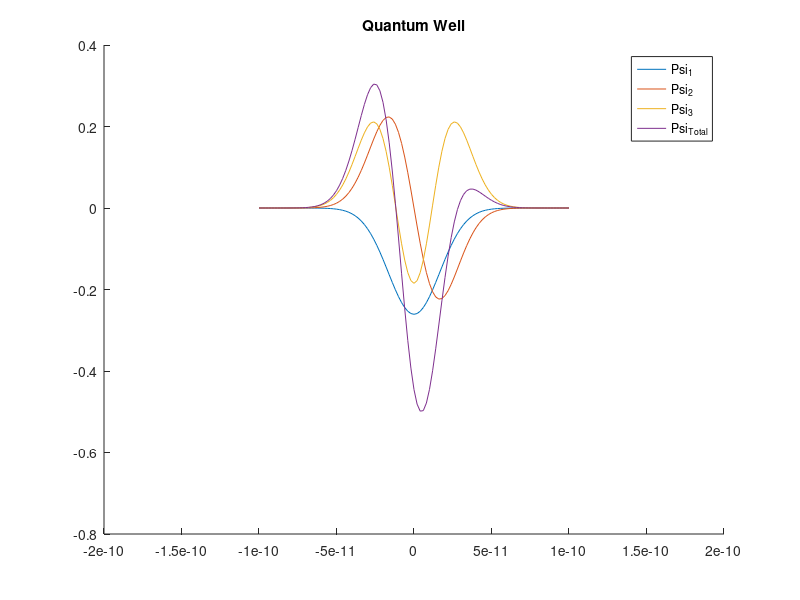

This chart was generated by the following MATLAB code:
function Quantum_well


% parameters as above
V0= 50;
a=1.e-11; % m
hbar=197*1e-9; % hbar-c
m=0.511*1e6; % eV/c2
xStart = -10*a;
xEnd = 10*a;
% x coordinate -- discretize

N = 100;
d = 20*a/N;
x = -10*a:d:10*a;  % x runs -10a to 10a in 100 steps

% Potential

% FILL IN for:
% Vpot = 0; % a) square well 20a wide
Vpot = V0*(x.^2/a^2);% b) quantum well above

% Input matrix H:
D0 = -2.0*ones(1,N+1);
D1 = ones(1,N);
H =   -(hbar^2)/(2*m*d^2)*( diag(D0) + diag(D1,+1) + diag(D1, -1) );

H = H + diag(Vpot);

% Get the eigen values
[V,D] = eig(H);

% Display the top 5 eigen values (energy levels)
A = diag(D);
disp(A(1:5))
B = V(:,1) + V(:,2) + V(:,3); %Total eigenstate
% plot the top 3 eigenvectors as wave functions vs x
figure()
hold on
for iplt = 1:3
   plot(x,V(:,iplt))% FILL IN
end %for loop end
plot(x,B)
title("Quantum Well")
legend("Psi_1" , "Psi_2", "Psi_3", "Psi_{Total}")

end %function end